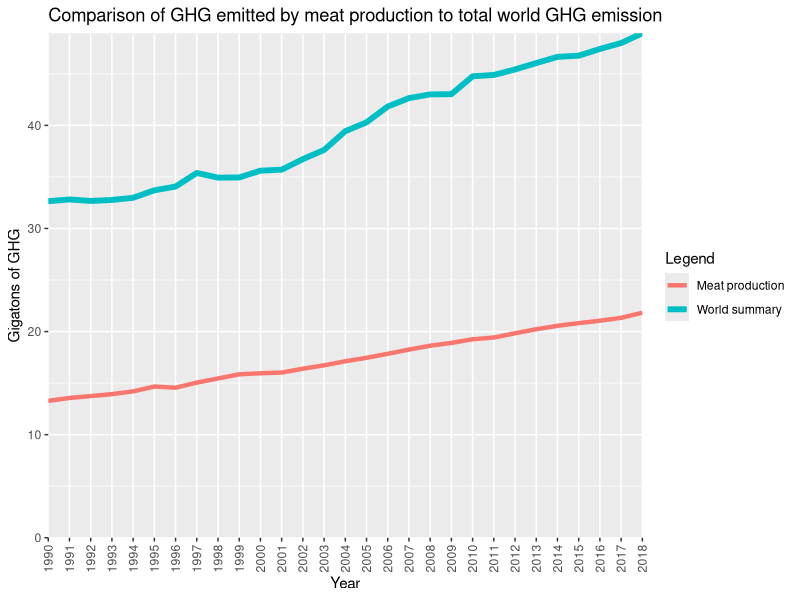
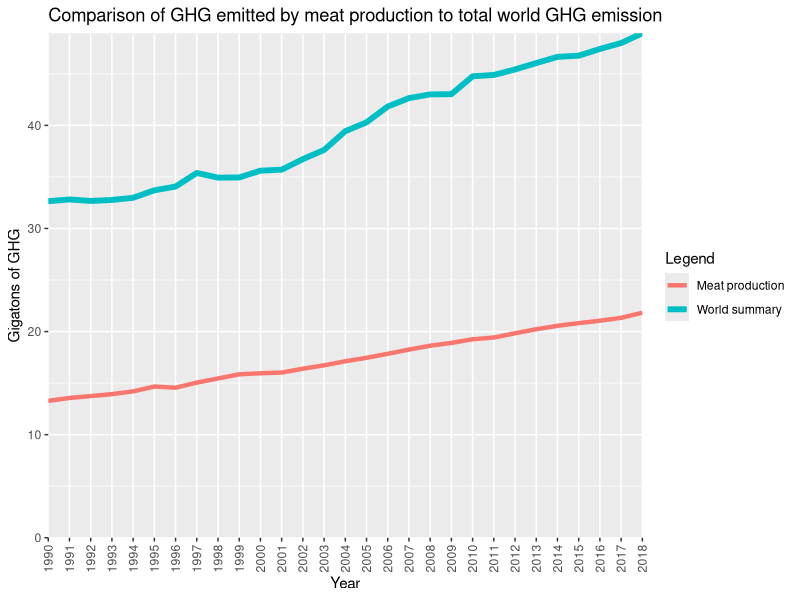

Write R code to recreate these figures, in order.
library(dplyr)
library(ggplot2)


meat_data <- read.csv('data/WorldMeatProductionDatasets/global-meat-production-by-livestock-type.csv')


# Weights source: https://www.greeneatz.com/foods-carbon-footprint.html

meat_summary <- meat_data %>% 
                  group_by(Year) %>% 
                  summarise(Sheep = sum(Sheep.and.Goat..tonnes., na.rm = T)*39.2,
                            Beef = sum(Beef.and.Buffalo..tonnes., na.rm = T)*27,
                            Pork = sum(Pigmeat..tonnes., na.rm = T)*12.1,
                            Poultry = sum(Poultry..tonnes., na.rm = T)*6.9) %>% 
                  transmute(Year = Year, 
                            'Carbon footprint of meat' = Sheep + Beef + Pork + Poultry)

meat_summary

co2_world_data <- read.csv('data/world_ghg_emission.csv')

data_to_plot = co2_world_data %>% 
                left_join(meat_summary, by='Year') %>% 
                mutate(GHG.emitted = GHG.emitted*1000000/1e9,
                       `Carbon footprint of meat` = `Carbon footprint of meat`/1e9)

data_to_plot %>% 
ggplot() +
  geom_line(aes(Year, GHG.emitted, color = 'World summary'), size = 2) +
  geom_line(aes(Year, `Carbon footprint of meat`, color = 'Meat production'), size = 1.5) +
  labs(x = 'Year', y = 'Gigatons of GHG', 
       title = 'Comparison of GHG emitted by meat production to total world GHG emission',
       colour='Legend') +
  scale_x_discrete(limits = 1990:2018, expand = c(0, 0)) +
  scale_y_continuous(expand = c(0, 0)) +
  theme(axis.text.x = element_text(angle = 90, vjust = .5)) +
  expand_limits(y = 0)

ggsave('plots/ghg_emission_plot.png',  width = 16, height = 8)

